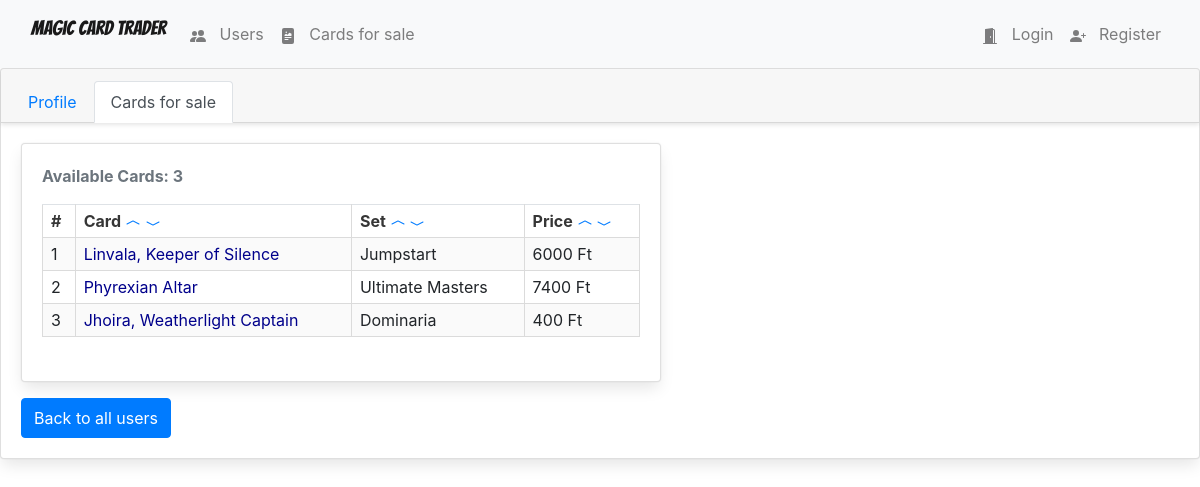
Before: /users_cards/27/ with the older database file.
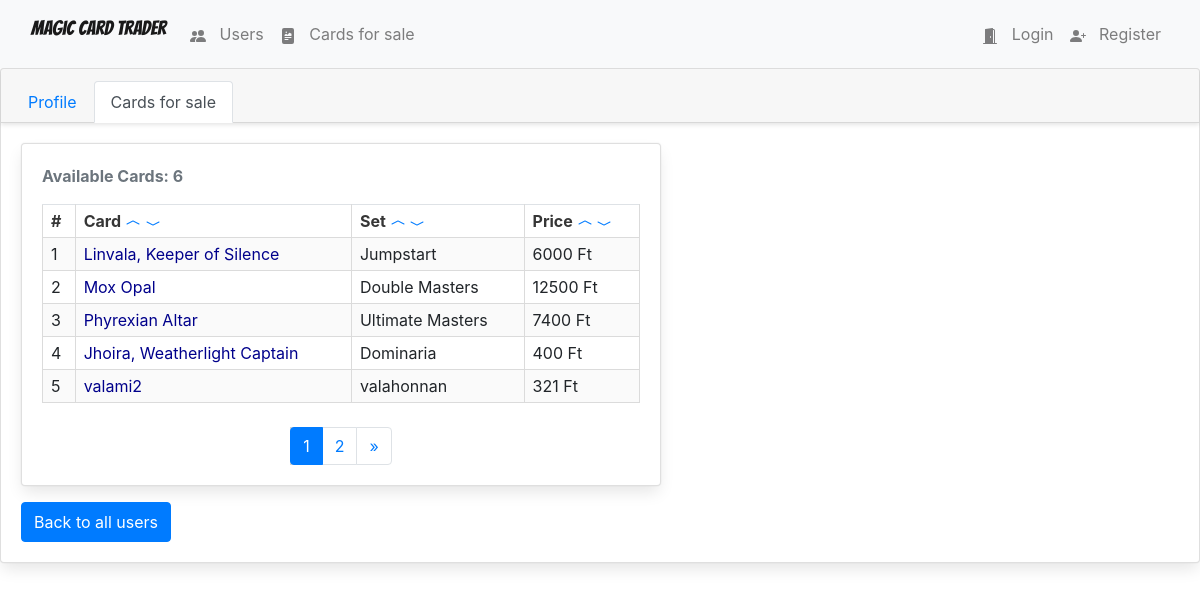
After: the same page with the newer database file.
### Magic/models.py (models this page shows, shortened)
class Card(models.Model):
    name = models.CharField(max_length = 150)
    set_name = models.CharField(max_length = 150)
    price = models.IntegerField()
    user = models.ForeignKey(User, on_delete=models.CASCADE)
    is_foil = models.BooleanField(default=False)
    is_ordered = models.BooleanField(default=False)
    image_url = models.TextField()

### Magic/views.py (the view)
# urls.py: re_path(r'^users_cards/(?P<user_id>[0-9]+)/$', views.user_detail_cards, name="user_detail_cards"),
def user_detail_cards(request, user_id):
    user = User.objects.get(pk=user_id)
    all_cards = user.card_set.all()
    order_by = request.GET.get('order_by')
    direction = request.GET.get('direction')
    if direction == 'desc':
        if order_by == 'price':
            all_cards = all_cards.order_by(order_by).reverse()
        else:
            all_cards = all_cards.order_by(Lower(order_by)).reverse()
    elif direction == 'asc':
        if order_by == 'price':
            all_cards = all_cards.order_by(order_by)
        else:
            all_cards = all_cards.order_by(Lower(order_by))
    paginator = Paginator(all_cards, 5)
    page = request.GET.get('page', 1)
    try:
        cards = paginator.page(page)
    except PageNotAnInteger:
        cards = paginator.page(1)
    except EmptyPage:
        cards = paginator.page(paginator.num_pages)
    context = {
        'all_cards': all_cards,
        'cards': cards,
        'user': user,
        'order_by': order_by,
        'direction': direction,
        'nbar_card': 'user_card_cards',
    }
    return render(request, 'magic/user_detail_cards.html', context)

### Magic/templates/magic/user_detail_cards.html (shortened to what the changed rows need)
{% extends 'magic/base.html' %}
{% load crispy_forms_tags %}
{% block body %}
<div class="card">
    <div class="card-body">
        <div class="card mb-3" style="max-width: 640px;">
            <div class="row no-gutters">
                <div class="col-md-12">
                    <div class="card-body">
                        <p class="text-secondary basic-text">Available Cards: {{ user.card_set.count }} </p>
                        <table class="table is-striped is-narrow is-bordered">
                        <tr>
                            <th>
                            #
                            </th>
                            <th>
                            Card
                            <a href="?order_by=name&direction=asc">
                                <span class="glyphicon glyphicon-chevron-up">
                                    <svg width="1em" height="1em" viewBox="0 0 16 16" class="bi bi-chevron-compact-up" fill="currentColor" xmlns="http://www.w3.org/2000/svg">
                                        <path fill-rule="evenodd" d="M7.776 5.553a.5.5 0 0 1 .448 0l6 3a.5.5 0 1 1-.448.894L8 6.56 2.224 9.447a.5.5 0 1 1-.448-.894l6-3z"/>
                                    </svg>
                                </span>
                            </a>
                            <a href="?order_by=name&direction=desc">
                                <span class="glyphicon glyphicon-chevron-down">
                                    <svg width="1em" height="1em" viewBox="0 0 16 16" class="bi bi-chevron-compact-down" fill="currentColor" xmlns="http://www.w3.org/2000/svg">
                                        <path fill-rule="evenodd" d="M1.553 6.776a.5.5 0 0 1 .67-.223L8 9.44l5.776-2.888a.5.5 0 1 1 .448.894l-6 3a.5.5 0 0 1-.448 0l-6-3a.5.5 0 0 1-.223-.67z"/>
                                    </svg>
                                </span>
                            </a>
                            </th>
                            <th>
                            Set
                            <a href="?order_by=set_name&direction=asc">
                                <span class="glyphicon glyphicon-chevron-up">
                                    <svg width="1em" height="1em" viewBox="0 0 16 16" class="bi bi-chevron-compact-up" fill="currentColor" xmlns="http://www.w3.org/2000/svg">
                                        <path fill-rule="evenodd" d="M7.776 5.553a.5.5 0 0 1 .448 0l6 3a.5.5 0 1 1-.448.894L8 6.56 2.224 9.447a.5.5 0 1 1-.448-.894l6-3z"/>
                                    </svg>
                                </span>
                            </a>
                            <a href="?order_by=set_name&direction=desc">
                                <span class="glyphicon glyphicon-chevron-down">
                                    <svg width="1em" height="1em" viewBox="0 0 16 16" class="bi bi-chevron-compact-down" fill="currentColor" xmlns="http://www.w3.org/2000/svg">
                                        <path fill-rule="evenodd" d="M1.553 6.776a.5.5 0 0 1 .67-.223L8 9.44l5.776-2.888a.5.5 0 1 1 .448.894l-6 3a.5.5 0 0 1-.448 0l-6-3a.5.5 0 0 1-.223-.67z"/>
                                    </svg>
                                </span>
                            </a>
                            </th>
                            <th>
                            Price
                            <a href="?order_by=price&direction=asc">
                                <span class="glyphicon glyphicon-chevron-up">
                                    <svg width="1em" height="1em" viewBox="0 0 16 16" class="bi bi-chevron-compact-up" fill="currentColor" xmlns="http://www.w3.org/2000/svg">
                                        <path fill-rule="evenodd" d="M7.776 5.553a.5.5 0 0 1 .448 0l6 3a.5.5 0 1 1-.448.894L8 6.56 2.224 9.447a.5.5 0 1 1-.448-.894l6-3z"/>
                                    </svg>
                                </span>
                            </a>
                            <a href="?order_by=price&direction=desc">
                                <span class="glyphicon glyphicon-chevron-down">
                                    <svg width="1em" height="1em" viewBox="0 0 16 16" class="bi bi-chevron-compact-down" fill="currentColor" xmlns="http://www.w3.org/2000/svg">
                                        <path fill-rule="evenodd" d="M1.553 6.776a.5.5 0 0 1 .67-.223L8 9.44l5.776-2.888a.5.5 0 1 1 .448.894l-6 3a.5.5 0 0 1-.448 0l-6-3a.5.5 0 0 1-.223-.67z"/>
                                    </svg>
                                </span>
                            </a>
                            </th>
                        </tr>
                        {% for card in cards %}
                        <tr>
                            <td>
                            {{ forloop.counter }}
                            </td>
                            <td>
                            <a class="card-td-link" href="{% url 'Magic:card_detail' card.id %}">
                                {{ card.name }}
                            </a>
                            </td>
                            <td>
                            {{ card.set_name }}
                            </td>
                            <td>
                            {{ card.price }} Ft
                            </td>
                        </tr>
                        {% endfor %}
                        </table>
                        <nav aria-label="Page navigation">
                        {% if cards.has_other_pages %}
                            <ul class="pagination justify-content-center">
                                {% for i in cards.paginator.page_range %}
                                    {% if cards.number == i %}
                                        <li class="page-item active" aria-current="page"><span class="page-link">{{ i }} <span class="sr-only">(current)</span></span></li>
                                    {% else %}
                                        <li class="page-item"><a href="?page={{ i }}&order_by={{ order_by }}&direction={{ direction }}" class="page-link">{{ i }}</a></li>
                                    {% endif %}
                                {% endfor %}
                                {% if cards.has_next %}
                                    <li class="page-item"><a href="?page={{ cards.next_page_number }}&order_by={{ order_by }}&direction={{ direction }}" class="page-link">&raquo;</a></li>
                                {% endif %}
                            </ul>
                        {% endif %}
                    </nav>
                    </div>
                </div>
            </div>
        </div>
    </div>
</div>
{% endblock %}

Changed rows visible on the page:
now on this page (row edited): Card: name "Mox Opal", set_name "Double Masters", price "12500"
added Card: name "valami2", set_name "valahonnan", price "321"
Other visible differences:
{{ user.card_set.count }}: "3" → "6"
new list line: "1"
new list line: "2"
